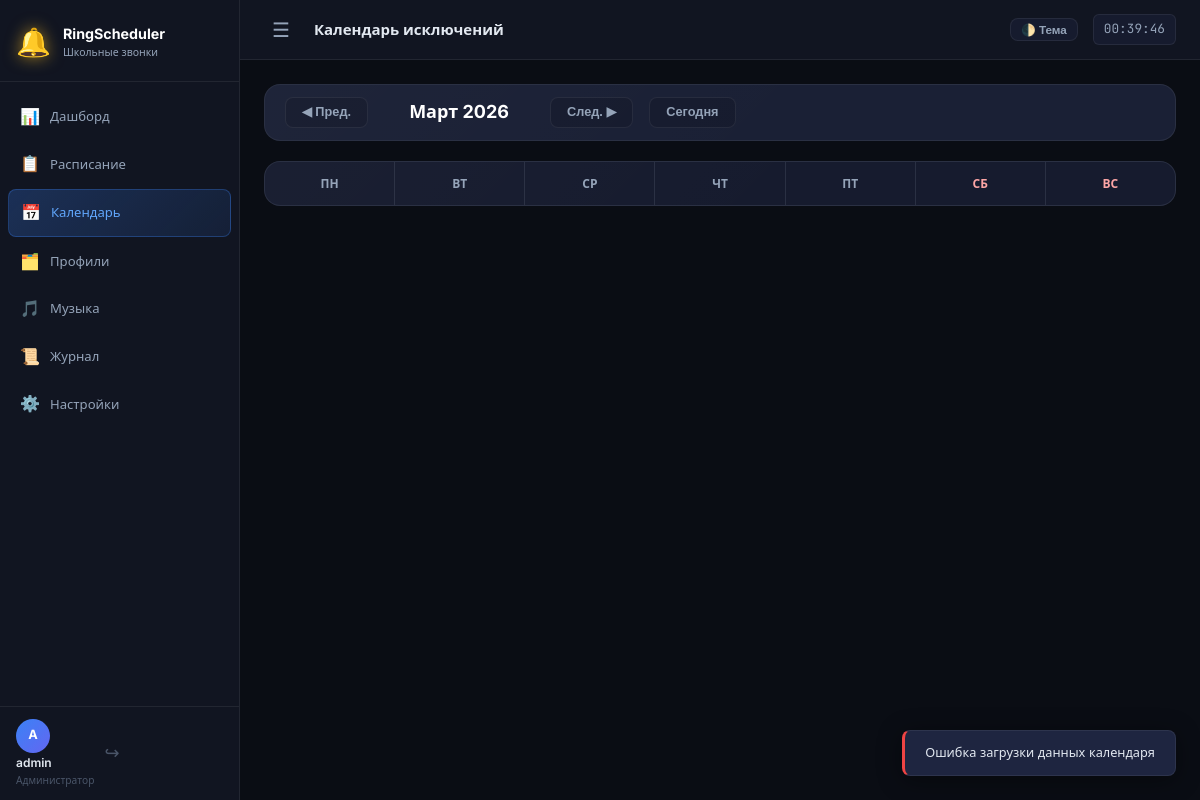
The app's page /calendar (signed in) with its own data.
### tables this page shows
CREATE TABLE users (
            id INTEGER PRIMARY KEY AUTOINCREMENT,
            username TEXT UNIQUE NOT NULL,
            password_hash TEXT NOT NULL,
            is_admin INTEGER NOT NULL DEFAULT 0
        );

### app.py (the view)
    @app.route("/calendar")
    @login_required
    def calendar():
        profiles = db.list_profiles()
        return render_template("calendar.html", profiles=profiles)

### auth.py (called while the page is built)
def login_required(f):
    @functools.wraps(f)
    def decorated(*args, **kwargs):
        if SESSION_KEY not in session:
            return redirect(url_for("auth.login", next=request.path))
        user = db.get_user_by_id(session[SESSION_KEY])
        if not user:
            session.clear()
            return redirect(url_for("auth.login"))
        g.user = user
        return f(*args, **kwargs)
    return decorated

### database.py (called while the page is built)
def get_db():
    conn = sqlite3.connect(DB_PATH)
    conn.row_factory = sqlite3.Row
    conn.execute("PRAGMA journal_mode=WAL")
    conn.execute("PRAGMA foreign_keys=ON")
    return conn

def get_user_by_id(uid):
    conn = get_db()
    row = conn.execute("SELECT * FROM users WHERE id = ?", (uid,)).fetchone()
    conn.close()
    return dict(row) if row else None

def list_profiles():
    conn = get_db()
    rows = conn.execute("SELECT * FROM profiles ORDER BY id").fetchall()
    conn.close()
    return [dict(r) for r in rows]

### templates/calendar.html (shortened to what this page needs)
{% extends "base.html" %}
{% block page_title %}Календарь исключений{% endblock %}
{% block content %}
<div class="calendar-page">
    <div class="card mb-4 calendar-controls">
        <div class="month-selector">
            <button class="btn btn-ghost" onclick="changeMonth(-1)">◀ Пред.</button>
            <h2 id="currentMonthLabel" class="month-label">Март 2026</h2>
            <button class="btn btn-ghost" onclick="changeMonth(1)">След. ▶</button>
            <button class="btn btn-ghost ml-auto" onclick="goToday()">Сегодня</button>
        </div>
    </div>
    <div class="card calendar-card">
        <div class="calendar-grid">
            <div class="cal-header">Пн</div>
            <div class="cal-header">Вт</div>
            <div class="cal-header">Ср</div>
            <div class="cal-header">Чт</div>
            <div class="cal-header">Пт</div>
            <div class="cal-header cal-weekend">Сб</div>
            <div class="cal-header cal-weekend">Вс</div>
        </div>
    </div>
</div>
{% endblock %}

### templates/base.html (shortened to what this page needs)
<!DOCTYPE html>
<html lang="ru">
<head>
    <link rel="stylesheet" href="{{ url_for('static', filename='css/style.css') }}">
</head>
<body>
    <div class="layout">
        <aside class="sidebar" id="sidebar">
            <div class="sidebar-header">
                <div class="logo">
                    <span class="logo-icon">🔔</span>
                    <div class="logo-text">
                        <span class="logo-title">RingScheduler</span>
                        <span class="logo-sub">Школьные звонки</span>
                    </div>
                </div>
            </div>
            <nav class="sidebar-nav">
                <a href="{{ url_for('dashboard') }}"
                    class="nav-item {% if request.endpoint == 'dashboard' %}active{% endif %}">
                    <span class="nav-icon">📊</span>
                    <span>Дашборд</span>
                </a>
                <a href="{{ url_for('schedule') }}"
                    class="nav-item {% if request.endpoint == 'schedule' %}active{% endif %}">
                    <span class="nav-icon">📋</span>
                    <span>Расписание</span>
                </a>
                <a href="{{ url_for('calendar') }}"
                    class="nav-item {% if request.endpoint == 'calendar' %}active{% endif %}">
                    <span class="nav-icon">📅</span>
                    <span>Календарь</span>
                </a>
                <a href="{{ url_for('profiles') }}"
                    class="nav-item {% if request.endpoint == 'profiles' %}active{% endif %}">
                    <span class="nav-icon">🗂️</span>
                    <span>Профили</span>
                </a>
                <a href="{{ url_for('music') }}"
                    class="nav-item {% if request.endpoint == 'music' %}active{% endif %}">
                    <span class="nav-icon">🎵</span>
                    <span>Музыка</span>
                </a>
                <a href="{{ url_for('log_view') }}"
                    class="nav-item {% if request.endpoint == 'log_view' %}active{% endif %}">
                    <span class="nav-icon">📜</span>
                    <span>Журнал</span>
                </a>
                {% if current_user and current_user.is_admin %}
                <a href="{{ url_for('settings') }}"
                    class="nav-item {% if request.endpoint == 'settings' %}active{% endif %}">
                    <span class="nav-icon">⚙️</span>
                    <span>Настройки</span>
                </a>
                {% endif %}
            </nav>
            <div class="sidebar-footer">
                <div class="user-info">
                    <div class="user-avatar">{{ (current_user.username[0] if current_user else 'A')|upper }}</div>
                    <div class="user-details">
                        <span class="user-name">{{ current_user.username if current_user else 'Гость' }}</span>
                        <span class="user-role">{{ 'Администратор' if current_user and current_user.is_admin else
                            'Пользователь' }}</span>
                    </div>
                </div>
                <a href="{{ url_for('auth.logout') }}" class="btn-logout" title="Выйти">&#x21AA;</a>
            </div>
        </aside>
        <main class="main-content">
            <div class="topbar">
                <button class="sidebar-toggle" onclick="toggleSidebar()" id="sidebarToggle">☰</button>
                <div class="topbar-title">{% block page_title %}{% endblock %}</div>
                <div class="topbar-actions" style="display: flex; align-items: center; gap: 15px;">
                    <button id="themeToggleBtn" class="btn btn-ghost btn-sm" onclick="toggleTheme()" title="Переключить тему">🌓 Тема</button>
                    <div class="topbar-time" id="topbarTime"></div>
                </div>
            </div>
            <div class="content-area">
                {% block content %}{% endblock %}
            </div>
        </main>
    </div>
    <div id="toast-container"></div>
</body>
</html>

### records on screen
users: username "A", username "admin", is_admin "Администратор"
